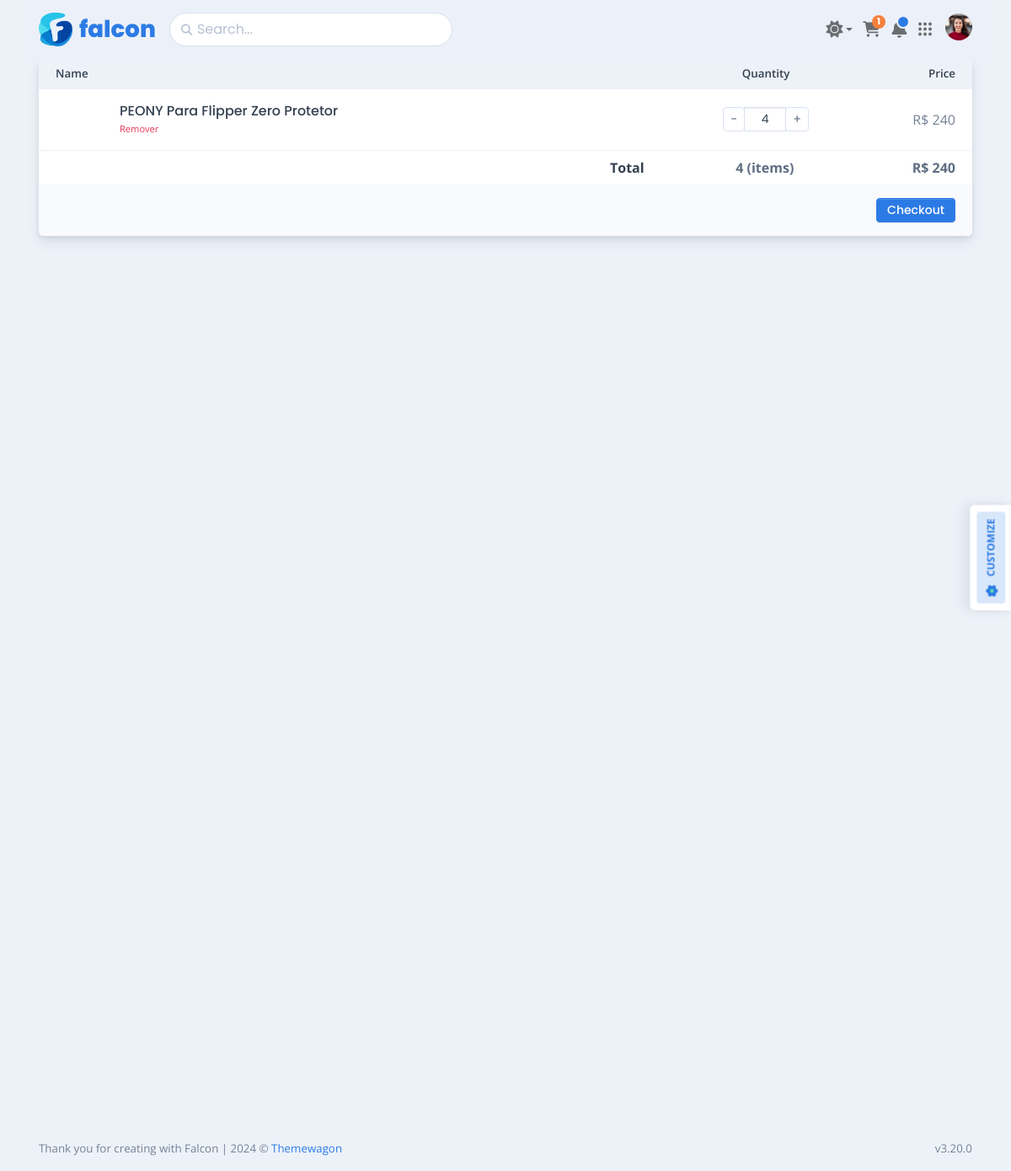
The page /public/cliente/shopping-cart.php (signed in) on the database its author committed.
### tables this page shows
CREATE TABLE IF NOT EXISTS `carrinho` (
  `id` int(11) NOT NULL AUTO_INCREMENT,
  `id_cliente` int(11) DEFAULT NULL,
  `id_vendedor` int(11) DEFAULT NULL,
  `id_produto` int(11) DEFAULT NULL,
  `valor` varchar(50) DEFAULT NULL,
  `id_pagamento` varchar(50) DEFAULT NULL,
  `quantidade` int(11) DEFAULT NULL,
  PRIMARY KEY (`id`)
);

CREATE TABLE IF NOT EXISTS `produtos` (
  `id` int(11) NOT NULL AUTO_INCREMENT,
  `nome` varchar(100) DEFAULT NULL,
  `descricao` varchar(1000) DEFAULT NULL,
  `valor` varchar(50) DEFAULT NULL,
  `fotos` longtext DEFAULT NULL CHECK (json_valid(`fotos`)),
  `status` int(11) DEFAULT NULL,
  PRIMARY KEY (`id`)
);

### config/Crud.php (called while the page is built, shortened)
<?php
    class Carrinho{
        private $conn;
        public function __construct($db)
        {
            $this->conn=$db;
        }
        public function getCarsByIdClient($id){
            $sql="SELECT
                carrinho.id AS id,
                carrinho.id_cliente AS idC,
                carrinho.valor AS valor,
                produtos.nome AS Pnome,
                produtos.id AS idP,
                carrinho.quantidade AS qnt,
                SUM(carrinho.valor) OVER() AS valor_total,
                SUM(carrinho.quantidade) OVER() AS qnt_total
                FROM carrinho INNER JOIN produtos
                ON carrinho.id_produto=produtos.id
                WHERE carrinho.id_cliente=?
            ";
            $stmt=$this->conn->prepare($sql);
            $stmt->bind_param("s",$id);
            if($stmt->execute())return $stmt->get_result();return false;
        }
    }
    ?>

### public/cliente/shopping-cart.php (the view, shortened to what this page needs)
<?php
require_once "../../config/Crud.php";
$data = new Database();
$db = $data->getConnection();
$car = new Carrinho($db);
$res=$car->getCarsByIdClient($_SESSION['id']);
?>
<!DOCTYPE html>
<html data-bs-theme="light" lang="en-US" dir="ltr">
  <head>
    <link href="../vendors/simplebar/simplebar.min.css" rel="stylesheet">
    <link href="../assets/css/theme-rtl.css" rel="stylesheet" id="style-rtl">
    <link href="../assets/css/theme.css" rel="stylesheet" id="style-default">
    <link href="../assets/css/user-rtl.css" rel="stylesheet" id="user-style-rtl">
    <link href="../assets/css/user.css" rel="stylesheet" id="user-style-default">
  </head>
  <body>
    <main class="main" id="top">
      <div class="container" data-layout="container">
        <div class="content">
          <nav class="navbar navbar-light navbar-glass navbar-top navbar-expand">
            <a class="navbar-brand me-1 me-sm-3" href="../index.html">
              <div class="d-flex align-items-center"><img class="me-2" src="../assets/img/icons/spot-illustrations/falcon.png" alt="" width="40" /><span class="font-sans-serif text-primary">falcon</span>
              </div>
            </a>
            <ul class="navbar-nav align-items-center d-none d-lg-block">
              <li class="nav-item">
                <div class="search-box" data-list='{"valueNames":["title"]}'>
                  <form class="position-relative" data-bs-toggle="search" data-bs-display="static">
                    <input class="form-control search-input fuzzy-search" type="search" placeholder="Search..." aria-label="Search" />
                    <span class="fas fa-search search-box-icon"></span>
                  </form>
                </div>
              </li>
            </ul>
            <ul class="navbar-nav navbar-nav-icons ms-auto flex-row align-items-center">
              <li class="nav-item ps-2 pe-0">
                <div class="dropdown theme-control-dropdown"><a class="nav-link d-flex align-items-center dropdown-toggle fa-icon-wait fs-9 pe-1 py-0" href="#" role="button" id="themeSwitchDropdown" data-bs-toggle="dropdown" aria-haspopup="true" aria-expanded="false"><span class="fas fa-sun fs-7" data-fa-transform="shrink-2" data-theme-dropdown-toggle-icon="light"></span></a>
                </div>
              </li>
              <li class="nav-item d-none d-sm-block">
                <a class="nav-link px-0 notification-indicator notification-indicator-warning notification-indicator-fill fa-icon-wait" href="../app/e-commerce/shopping-cart.html"><span class="fas fa-shopping-cart" data-fa-transform="shrink-7" style="font-size: 33px;"></span><span class="notification-indicator-number">1</span></a>
              </li>
              <li class="nav-item dropdown">
                <a class="nav-link notification-indicator notification-indicator-primary px-0 fa-icon-wait" id="navbarDropdownNotification" role="button" data-bs-toggle="dropdown" aria-haspopup="true" aria-expanded="false" data-hide-on-body-scroll="data-hide-on-body-scroll"><span class="fas fa-bell" data-fa-transform="shrink-6" style="font-size: 33px;"></span></a>
              </li>
              <li class="nav-item dropdown px-1">
                <a class="nav-link fa-icon-wait nine-dots p-1" id="navbarDropdownMenu" role="button" data-hide-on-body-scroll="data-hide-on-body-scroll" data-bs-toggle="dropdown" aria-haspopup="true" aria-expanded="false">
                  </a>
              </li>
              <li class="nav-item dropdown"><a class="nav-link pe-0 ps-2" id="navbarDropdownUser" role="button" data-bs-toggle="dropdown" aria-haspopup="true" aria-expanded="false">
                  <div class="avatar avatar-xl">
                    <img class="rounded-circle" src="../assets/img/team/3-thumb.png" alt="" />
                  </div>
                </a>
              </li>
            </ul>
          </nav>
          <div class="card">
            <div class="card-body p-0">
              <div class="row gx-x1 mx-0 bg-200 text-900 fs-10 fw-semi-bold">
                <div class="col-9 col-md-8 py-2 px-x1">Name</div>
                <div class="col-3 col-md-4 px-x1">
                  <div class="row">
                    <div class="col-md-8 py-2 d-none d-md-block text-center">Quantity</div>
                    <div class="col-12 col-md-4 text-end py-2">Price</div>
                  </div>
                </div>
              </div>
              <?php
              $valor=0;$qnt=0;
                while($row=$res->fetch_array()){
                  ?>
                    <div class="row gx-x1 mx-0 align-items-center border-bottom border-200">
                      <div class="col-8 py-3 px-x1">
                        <div class="d-flex align-items-center"><a href="#"><img class="img-fluid rounded-1 me-3 d-none d-md-block" src="../vendedor/uploads/produtos/fts/<?php echo $row['idP'];?>/0.png" alt="" width="60" /></a>
                          <div class="flex-1">
                            <h5 class="fs-9"><a class="text-900" href="#"></a><?php echo $row['Pnome'] ?></h5>
                            <div class="fs-11 fs-md--1"><a class="text-danger" href="#!">Remover</a></div>
                          </div>
                        </div>
                      </div>
                      <div class="col-4 py-3 px-x1">
                        <div class="row align-items-center">
                          <div class="col-md-8 d-flex justify-content-end justify-content-md-center order-1 order-md-0">
                            <div>
                              <div class="input-group input-group-sm flex-nowrap" data-quantity="data-quantity">
                                <form action="#" method="post">
                                  <button class="btn btn-sm btn-outline-secondary border-300 px-2 shadow-none" data-type="minus">-</button>
                                </form>
                                <input class="form-control text-center px-2 input-spin-none" type="number" min="1" value="<?php echo $row['qnt']; ?>" aria-label="Amount (to the nearest dollar)" style="width: 50px" />
                                <form action="#" method="post">
                                  <button class="btn btn-sm btn-outline-secondary border-300 px-2 shadow-none" data-type="plus">+</button>
                                </form>
                              </div>
                            </div>
                          </div>
                          <div class="col-md-4 text-end ps-0 order-0 order-md-1 mb-2 mb-md-0 text-600"><?php echo "R$ ".$row['valor']; ?></div>
                        </div>
                      </div>
                    </div>
                  <?php
                  $qnt=$row['qnt_total'];
                  $valor=$row['valor_total'];
                }
              ?>
              <div class="row fw-bold gx-x1 mx-0">
                <div class="col-9 col-md-8 py-2 px-x1 text-end text-900">Total</div>
                <div class="col px-0">
                  <div class="row gx-x1 mx-0">
                    <div class="col-md-8 py-2 px-x1 d-none d-md-block text-center"><?php echo $qnt; ?> (items)</div>
                    <div class="col-12 col-md-4 text-end py-2 px-x1"><?php echo "R$ ".$valor; ?></div>
                  </div>
                </div>
              </div>
            </div>
            <div class="card-footer bg-body-tertiary d-flex justify-content-end">
              <form action="./checkout.php" method="post">
                <button class="btn btn-sm btn-primary" type="submit">Checkout</button>
              </form>
            </div>
          </div>
          <footer class="footer">
            <div class="row g-0 justify-content-between fs-10 mt-4 mb-3">
              <div class="col-12 col-sm-auto text-center">
                <p class="mb-0 text-600">Thank you for creating with Falcon <span class="d-none d-sm-inline-block">| </span><br class="d-sm-none" /> 2024 &copy; <a href="https://themewagon.com">Themewagon</a></p>
              </div>
              <div class="col-12 col-sm-auto text-center">
                <p class="mb-0 text-600">v3.20.0</p>
              </div>
            </div>
          </footer>
        </div>
      </div>
    </main>
    <a class="card setting-toggle" href="#settings-offcanvas" data-bs-toggle="offcanvas">
      <div class="card-body d-flex align-items-center py-md-2 px-2 py-1">
        <div class="bg-primary-subtle position-relative rounded-start" style="height:34px;width:28px">
          <div class="settings-popover"><span class="ripple"><span class="fa-spin position-absolute all-0 d-flex flex-center"><span class="icon-spin position-absolute all-0 d-flex flex-center">
                  </span></span></span></div>
        </div><small class="text-uppercase text-primary fw-bold bg-primary-subtle py-2 pe-2 ps-1 rounded-end">customize</small>
      </div>
    </a>
  </body>
</html>

### rows shown on the page
carrinho: id_produto.nome "PEONY Para Flipper Zero Protetor", quantidade "4", valor "240"

### other values the page prints
$qnt "4"
$valor "240"
